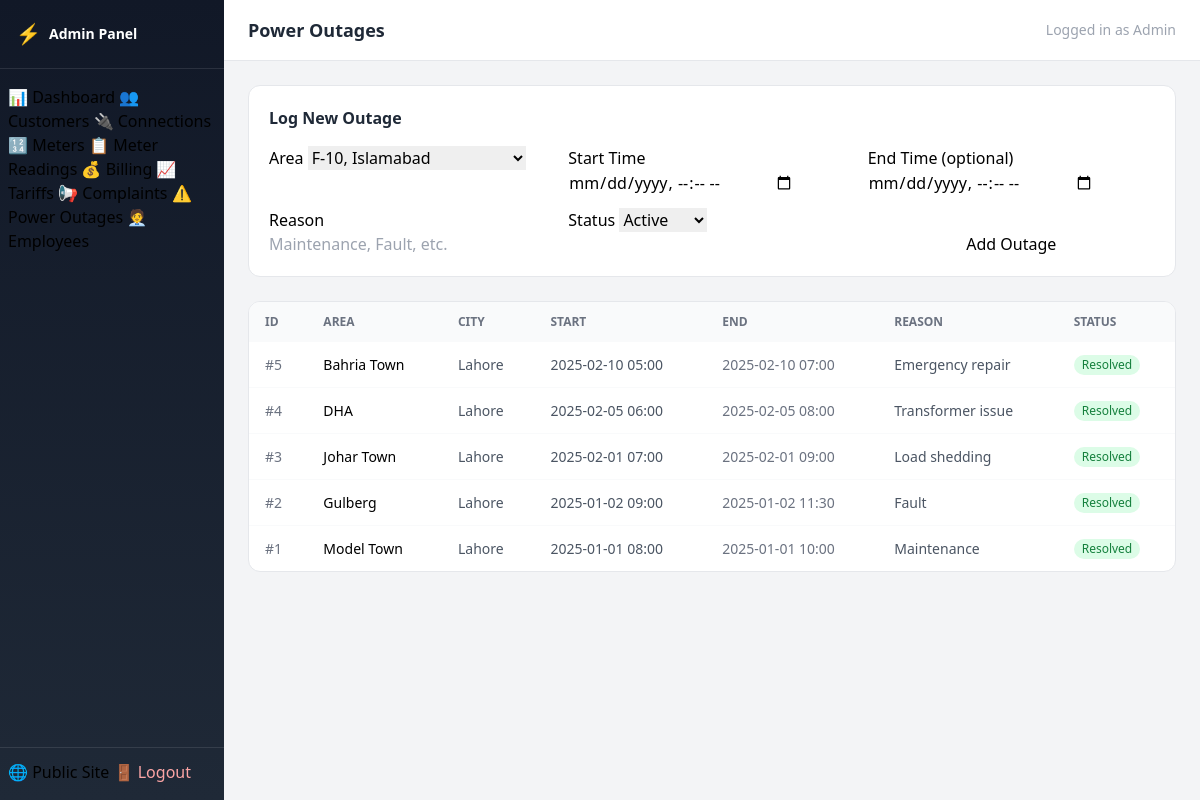
The app's page /admin/outages (signed in) with its own data.
### tables this page shows
CREATE TABLE Power_Outage (
            Outage_Id INTEGER PRIMARY KEY AUTOINCREMENT,
            Area_Id INTEGER NOT NULL,
            Start_Time TEXT NOT NULL,
            End_Time TEXT,
            Reason TEXT NOT NULL,
            Status TEXT NOT NULL CHECK(Status IN ('Active','Resolved')),
            FOREIGN KEY (Area_Id) REFERENCES Area(Area_Id)
        );

CREATE TABLE Area (
            Area_Id INTEGER PRIMARY KEY AUTOINCREMENT,
            Area_Name TEXT NOT NULL,
            City TEXT NOT NULL
        );

### app.py (the view)
@app.route("/admin/outages")
@login_required
def admin_outages():
    db = get_db()
    rows = db.execute("""
        SELECT po.*, a.Area_Name, a.City FROM Power_Outage po
        JOIN Area a ON po.Area_Id = a.Area_Id
        ORDER BY po.Start_Time DESC
    """).fetchall()
    areas = db.execute("SELECT * FROM Area ORDER BY City, Area_Name").fetchall()
    db.close()
    return render_template("admin_outages.html", rows=rows, areas=areas)

### app.py (called while the page is built)
def login_required(f):
    @functools.wraps(f)
    def decorated(*args, **kwargs):
        if not session.get("admin"):
            return redirect(url_for("admin_login"))
        return f(*args, **kwargs)
    return decorated

### database.py (called while the page is built)
def get_db():
    conn = sqlite3.connect(DB_PATH)
    conn.row_factory = sqlite3.Row
    conn.execute("PRAGMA foreign_keys = ON")
    return conn

### templates/admin_outages.html (shortened to what this page needs)
{% extends "admin_base.html" %}
{% block page_title %}Power Outages{% endblock %}
{% block content %}
<div class="bg-white rounded-xl border border-gray-200 p-5 mb-6">
  <h2 class="font-semibold text-gray-800 mb-4">Log New Outage</h2>
  <form method="POST" action="/admin/outages/add" class="grid sm:grid-cols-2 lg:grid-cols-3 gap-3">
    <div>
      <label class="form-label">Area</label>
      <select name="area_id" required class="form-input">
        {% for a in areas %}
        <option value="{{ a.Area_Id }}">{{ a.Area_Name }}, {{ a.City }}</option>
        {% endfor %}
      </select>
    </div>
    <div>
      <label class="form-label">Start Time</label>
      <input name="start_time" type="datetime-local" required class="form-input">
    </div>
    <div>
      <label class="form-label">End Time (optional)</label>
      <input name="end_time" type="datetime-local" class="form-input">
    </div>
    <div>
      <label class="form-label">Reason</label>
      <input name="reason" required class="form-input" placeholder="Maintenance, Fault, etc.">
    </div>
    <div>
      <label class="form-label">Status</label>
      <select name="status" required class="form-input">
        <option value="Active">Active</option>
      </select>
    </div>
    <div class="flex items-end">
      <button type="submit" class="btn-primary w-full">Add Outage</button>
    </div>
  </form>
</div>
<div class="bg-white rounded-xl border border-gray-200 overflow-hidden">
  <div class="overflow-x-auto">
    <table class="w-full text-sm">
      <thead class="bg-gray-50 text-gray-500 text-xs uppercase">
        <tr>
          <th class="px-4 py-3 text-left">ID</th>
          <th class="px-4 py-3 text-left">Area</th>
          <th class="px-4 py-3 text-left">City</th>
          <th class="px-4 py-3 text-left">Start</th>
          <th class="px-4 py-3 text-left">End</th>
          <th class="px-4 py-3 text-left">Reason</th>
          <th class="px-4 py-3 text-left">Status</th>
        </tr>
      </thead>
      <tbody class="divide-y divide-gray-50">
        {% for o in rows %}
        <tr class="hover:bg-gray-50">
          <td class="px-4 py-3 text-gray-500">#{{ o.Outage_Id }}</td>
          <td class="px-4 py-3 font-medium">{{ o.Area_Name }}</td>
          <td class="px-4 py-3 text-gray-600">{{ o.City }}</td>
          <td class="px-4 py-3 text-gray-600">{{ o.Start_Time }}</td>
          <td class="px-4 py-3 text-gray-500">{{ o.End_Time or '—' }}</td>
          <td class="px-4 py-3 text-gray-600">{{ o.Reason }}</td>
          <td class="px-4 py-3">
            <span class="inline-flex items-center px-2 py-0.5 rounded-full text-xs font-medium {% if o.Status == 'Resolved' %}bg-green-100 text-green-700{% else %}bg-red-100 text-red-700{% endif %}">
              {{ o.Status }}
            </span>
          </td>
        </tr>
        {% endfor %}
      </tbody>
    </table>
  </div>
</div>
{% endblock %}

### templates/admin_base.html (style rules this page uses)
.form-input { @apply w-full border border-gray-300 rounded-lg px-3 py-2 text-sm focus:ring-2 focus:ring-primary/30 focus:border-primary outline-none transition; }
.form-label { @apply block text-xs font-medium text-gray-600 mb-1; }
.btn-primary { @apply btn bg-primary text-white hover:bg-primary-dark; }

### records on screen
Power_Outage: Outage_Id "5", Area_Name "Bahria Town", City "Lahore", Start_Time "2025-02-10 05:00", End_Time "2025-02-10 07:00", Reason "Emergency repair", Status "Resolved"
Power_Outage: Outage_Id "4", Area_Name "DHA", City "Lahore", Start_Time "2025-02-05 06:00", End_Time "2025-02-05 08:00", Reason "Transformer issue", Status "Resolved"
Power_Outage: Outage_Id "3", Area_Name "Johar Town", City "Lahore", Start_Time "2025-02-01 07:00", End_Time "2025-02-01 09:00", Reason "Load shedding", Status "Resolved"
Power_Outage: Outage_Id "2", Area_Name "Gulberg", City "Lahore", Start_Time "2025-01-02 09:00", End_Time "2025-01-02 11:30", Reason "Fault", Status "Resolved"
Power_Outage: Outage_Id "1", Area_Name "Model Town", City "Lahore", Start_Time "2025-01-01 08:00", End_Time "2025-01-01 10:00", Reason "Maintenance", Status "Resolved"

### other values on screen
form field area_id "F-10, Islamabad"
